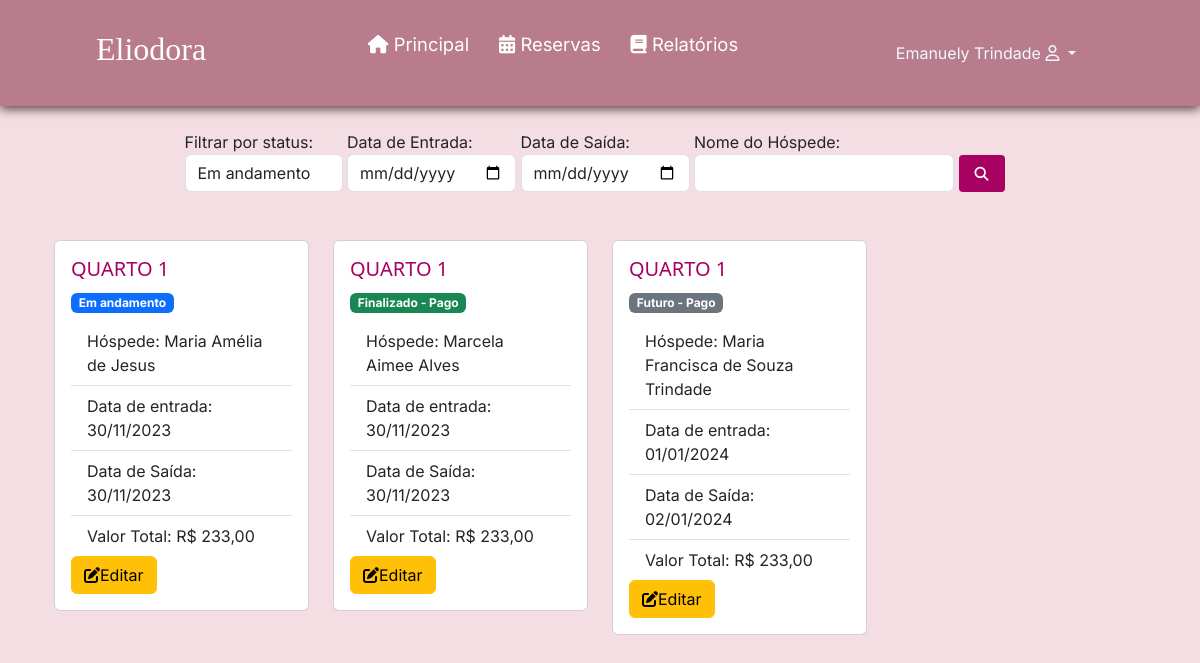
The page /controlarReserva.php (signed in) on the database its author committed.
### tables this page shows
CREATE TABLE `reserva` (
  `id` int(11) NOT NULL,
  `status` int(11) NOT NULL DEFAULT 1,
  `dataEntrada` date NOT NULL,
  `dataSaida` date NOT NULL,
  `valorTotalReserva` double(11,2) NOT NULL,
  `quantHospede` int(1) NOT NULL,
  `observacao` varchar(200) NOT NULL,
  `formaPagamento` varchar(45) NOT NULL,
  `id_hospede` int(11) DEFAULT NULL,
  `id_quarto` int(11) DEFAULT NULL,
  `id_funcionario` int(11) DEFAULT NULL,
  `datacadastro` datetime NOT NULL DEFAULT current_timestamp()
);

CREATE TABLE `quarto` (
  `id` int(11) NOT NULL,
  `status` varchar(3) NOT NULL,
  `numero` int(11) NOT NULL,
  `tipo` varchar(8) NOT NULL,
  `capacidade` int(45) NOT NULL,
  `valorDiaria` double(11,2) NOT NULL
);

CREATE TABLE `hospede` (
  `id` int(11) NOT NULL,
  `nome` varchar(100) NOT NULL,
  `cpf` varchar(15) NOT NULL,
  `dataNascimento` date NOT NULL,
  `genero` varchar(1) NOT NULL,
  `estado` varchar(100) NOT NULL,
  `cidade` varchar(100) NOT NULL,
  `bairro` varchar(100) NOT NULL,
  `endereco` varchar(100) NOT NULL,
  `numeroEndereco` int(11) NOT NULL,
  `cep` varchar(15) NOT NULL,
  `email` varchar(45) NOT NULL,
  `telefone` varchar(20) NOT NULL,
  `contatoEmergencia` varchar(20) NOT NULL
);

### controlarReserva.php (the view, shortened to what this page needs)
<?php
function getStatusName($statusNumber)
{
    switch ($statusNumber) {
        case 2:
            return ['Futuro - Pago', 'secondary'];
        case 3:
            return ['Em andamento', 'primary'];
        case 4:
            return ['Finalizado - Pago', 'success'];
    }
}
require_once("conexao.php");
?>
<!DOCTYPE html>
<head>
    <link href="css/style.css" rel="stylesheet">
</head>
<?php require_once("cabecalho.php"); ?>
<body>
    <br>
    <div class="container">
    <div class="row justify-content-center">
        <div class="col-md-9">
            <form method="GET" action="<?php echo $_SERVER['PHP_SELF']; ?>">
                <label for="statusSelect">Filtrar por status:
                    <select name="status" id="statusSelect" class="form-control mr-sm-2">
                        <option value="3" selected>Em andamento</option>
                    </select>
                </label>
                <label for="dataEntrada">Data de Entrada:
                    <input type="date" id="dataEntrada" name="dataEntrada" class="form-control mr-sm-2">
                </label>
                <label for="dataSaida">Data de Saída:
                    <input type="date" id="dataSaida" name="dataSaida" class="form-control mr-sm-2">
                </label>
                <label for="nome">Nome do Hóspede:
                    <input type="text" id="nome" name="nome" class="form-control mr-sm-2" value="<?= isset($_GET['nome']) ? $_GET['nome'] : '' ?>">
                </label>
                <button type="submit" class="filter-button"><i class="fa-solid fa-magnifying-glass"></i></button>
            </form>
        </div>
        <div class="row row-cols 1 row-cols-md-4 g-4">
            <?php
            $sql = "SELECT reserva.*, hospede.nome as hospede_nome, quarto.numero as quarto_numero
                    FROM reserva
                    LEFT JOIN hospede ON hospede.id = reserva.id_hospede
                    LEFT JOIN quarto ON quarto.id = reserva.id_quarto
                    WHERE 1";
            $sql .= " ORDER BY dataEntrada ASC;";
            $resultado = mysqli_query($conexao, $sql);
            if ($resultado) {
                $reservas = [];
                while ($linha = mysqli_fetch_array($resultado)) {
                    $reservas[] = $linha;
                }
                foreach ($reservas as $reserva) {
                    $statusInfo = getStatusName($reserva['status']);
                    $statusText = $statusInfo[0];
                    $statusClass = $statusInfo[1];
                    ?>
                    <div class="col-md">
                        <div class="card">
                            <div class="card-body">
                                <div class="card-title">
                                    <h5 style="color: #a70162; font-family: 'Segoe UI'">QUARTO
                                        <?= $reserva['quarto_numero'] ?>
                                    </h5>
                                    <label class="badge badge-pill text-bg-<?= $statusClass ?>">
                                        <?= $statusText ?>
                                    </label>
                                </div>
                                <ul class="list-group list-group-flush">
                                    <li class="list-group-item">Hóspede:
                                        <?= $reserva['hospede_nome'] ?>
                                    </li>
                                    <li class="list-group-item">Data de entrada:
                                        <?= date('d/m/Y', strtotime($reserva['dataEntrada'])) ?>
                                    </li>
                                    <li class="list-group-item">Data de Saída:
                                        <?= date('d/m/Y', strtotime($reserva['dataSaida'])) ?>
                                    </li>
                                    <li class="list-group-item">Valor Total: R$
                                        <?= number_format($reserva['valorTotalReserva'], 2, ',', '.') ?>
                                    </li>
                                </ul>
                                <a href="alterarReserva.php?id=<?= $reserva['id'] ?>" class="btn btn-warning">
                                    <i class="fa-solid fa-pen-to-square"></i>Editar
                                </a>
                            </div>
                        </div>
                    </div>
                    <?php
                }
            } else {
                echo "Erro na consulta: " . mysqli_error($conexao);
            }
            ?>
        </div>
    </div>
</body>
</html>

### css/style.css (style rules this page uses)
* { padding: 0; margin: 0; font-family: 'Inter', sans-serif; }
body { background-color: #f4dde3; }

### controlarReserva.php (style rules this page uses)
.filter-button { padding: 8px 16px; font-size: 14px; font-weight: bold; color: #fff; background-color: #a70162; border: none; border-radius: 4px; cursor: pointer; transition: background-color 0.3s ease; }

### rows shown on the page
reserva: id_quarto.numero "1", status "Em andamento", id_hospede.nome "Maria Amélia de Jesus", dataEntrada "30/11/2023", dataSaida "30/11/2023", valorTotalReserva "233,00"
reserva: id_quarto.numero "1", status "Finalizado - Pago", id_hospede.nome "Marcela Aimee Alves", dataEntrada "30/11/2023", dataSaida "30/11/2023", valorTotalReserva "233,00"
reserva: id_quarto.numero "1", status "Futuro - Pago", id_hospede.nome "Maria Francisca de Souza Trindade", dataEntrada "01/01/2024", dataSaida "02/01/2024", valorTotalReserva "233,00"

### other values the page prints
$_SESSION['nome'] "Emanuely Trindade"
